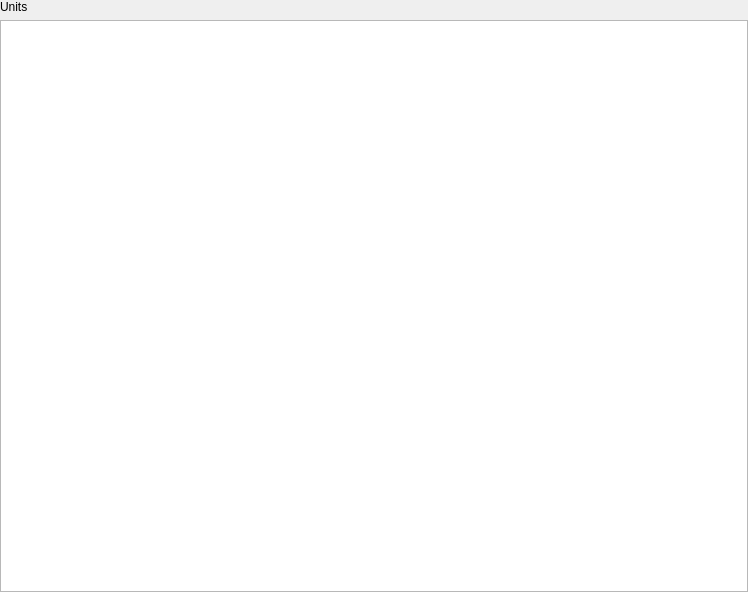
<?xml version="1.0" encoding="UTF-8"?>
<ui version="4.0">
 <class>UnitSettings</class>
 <widget class="QWidget" name="UnitSettings">
  <property name="geometry">
   <rect>
    <x>0</x>
    <y>0</y>
    <width>748</width>
    <height>592</height>
   </rect>
  </property>
  <property name="windowTitle">
   <string>Form</string>
  </property>
  <layout class="QVBoxLayout" name="verticalLayout_3">
   <property name="spacing">
    <number>0</number>
   </property>
   <property name="leftMargin">
    <number>0</number>
   </property>
   <property name="topMargin">
    <number>0</number>
   </property>
   <property name="rightMargin">
    <number>0</number>
   </property>
   <property name="bottomMargin">
    <number>0</number>
   </property>
   <item>
    <widget class="QSplitter" name="splitter">
     <property name="frameShape">
      <enum>QFrame::Shape::NoFrame</enum>
     </property>
     <property name="frameShadow">
      <enum>QFrame::Shadow::Plain</enum>
     </property>
     <property name="lineWidth">
      <number>0</number>
     </property>
     <property name="midLineWidth">
      <number>0</number>
     </property>
     <property name="orientation">
      <enum>Qt::Orientation::Vertical</enum>
     </property>
     <property name="opaqueResize">
      <bool>true</bool>
     </property>
     <property name="handleWidth">
      <number>5</number>
     </property>
     <widget class="QWidget" name="verticalLayoutWidget">
      <layout class="QVBoxLayout" name="verticalLayout">
       <item>
        <widget class="QLabel" name="label">
         <property name="text">
          <string>Units</string>
         </property>
        </widget>
       </item>
       <item>
        <widget class="QTreeView" name="unit_tree"/>
       </item>
      </layout>
     </widget>
    </widget>
   </item>
  </layout>
 </widget>
 <resources/>
 <connections/>
</ui>
